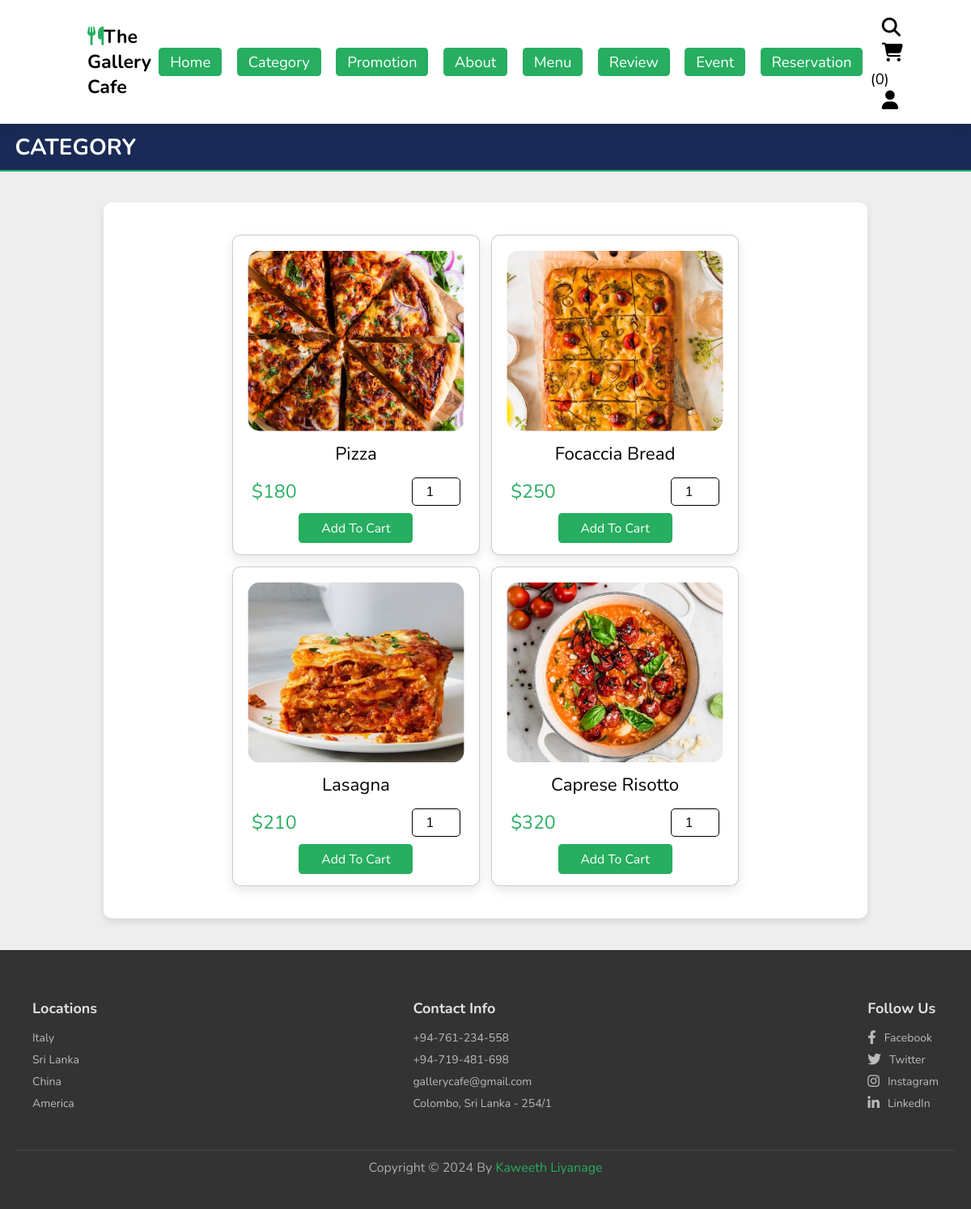
Page /category.php?category=Italian Cuisine on the committed database.
### tables this page shows
CREATE TABLE `products` (
  `id` int(100) NOT NULL,
  `name` varchar(100) NOT NULL,
  `category` varchar(100) NOT NULL,
  `price` int(10) NOT NULL,
  `description` varchar(100) NOT NULL,
  `image` varchar(100) NOT NULL
);

### category.php (the view, shortened to what this page needs)
<?php
include 'components/add_cart.php';
?>
<!DOCTYPE html>
<html lang="en">
<head>
   <link rel="stylesheet" href="https://cdnjs.cloudflare.com/ajax/libs/font-awesome/6.1.1/css/all.min.css">
   <link rel="stylesheet" href="css/style.css">
</head>
<body>
<?php include 'components/user_header.php'; ?>
<div class="head">
   <h3>Category</h3>
</div>
<section class="products" id="category">
<div class="box-container">
<?php
    if (isset($_GET['category'])) {
        $category = $_GET['category'];
        $select_products = $conn->prepare("SELECT * FROM `products` WHERE category = ?");
        $select_products->execute([$category]);
        if ($select_products->rowCount() > 0) {
            while ($fetch_products = $select_products->fetch(PDO::FETCH_ASSOC)) {
                ?>
                <form action="" method="post" class="box">
                    <img src="uploaded_img/<?= $fetch_products['image']; ?>" alt="">
                    <div class="name"><?= $fetch_products['name']; ?></div>
                    <div class="flex">
                        <div class="price"><span>$</span><?= $fetch_products['price']; ?></div>
                        <input type="number" name="qty" class="qty" min="1" max="99" value="1" maxlength="2">
                    </div>
                    <button type="submit" class="btn" name="add_to_cart">add to cart</> </button>
                </form>
                <?php
            }
        } else {
            echo '<p class="empty">no products added yet!</p>';
        }
    }
    ?>
</div>
</section>
<?php include 'components/footer.php'; ?>
</body>
</html>

### components/user_header.php (shortened to what this page needs)
<?php
include 'connect.php';
?>
<header class="header">
   <section class="flex">
      <a href="#" class="logo"><i class="fas fa-utensils"></i>The Gallery Cafe</a>
      <nav class="navbar">
         <a class="nav-link active" href="home.php#home">home</a>
         <a class="nav-link" href="#category">category</a>
         <a class="nav-link" href="promotion.php#promotion">promotion</a>
         <a class="nav-link" href="about.php#about">about</a>
         <a class="nav-link" href="menu.php#products">menu</a>
         <a class="nav-link" href="review.php#review">review</a>
         <a class="nav-link" href="event.php#event">event</a>
         <a class="nav-link" href="reservation.php#reservation">reservation</a>
      </nav>
      <div class="icons">
         <?php
            $count_cart_items = $conn->prepare("SELECT * FROM `cart` WHERE user_id = ?");
            $count_cart_items->execute([$user_id]);
            $total_cart_items = $count_cart_items->rowCount();
         ?>
         <a href="search.php"><i class="fas fa-search"></i></a>
         <a href="cart.php"><i class="fas fa-shopping-cart"></i><span>(<?= $total_cart_items; ?>)</span></a>
         <div id="user-btn" class="fas fa-user"></div>
      </div>
   </section>
</header>

### components/footer.php
<footer class="footer" id="contact">
    <div class="footer-container">
        <div class="footer-section">
            <h3>Locations</h3>
            <ul>
                <li><a href="#">Italy</a></li>
                <li><a href="#">Sri Lanka</a></li>
                <li><a href="#">China</a></li>
                <li><a href="#">America</a></li>
            </ul>
        </div>
        <div class="footer-section">
            <h3>Contact Info</h3>
            <ul>
                <li><a href="tel:+94761234558">+94-761-234-558</a></li>
                <li><a href="tel:+94719481698">+94-719-481-698</a></li>
                <li><a href="mailto:gallerycafe@gmail.com">gallerycafe@gmail.com</a></li>
                <li><span>Colombo, Sri Lanka - 254/1</span></li>
            </ul>
        </div>
        <div class="footer-section">
            <h3>Follow Us</h3>
            <a href="#"><i class="fab fa-facebook-f"></i> Facebook</a>
            <a href="#"><i class="fab fa-twitter"></i> Twitter</a>
            <a href="#"><i class="fab fa-instagram"></i> Instagram</a>
            <a href="#"><i class="fab fa-linkedin-in"></i> LinkedIn</a>
        </div>
    </div>
    <div class="credit"> Copyright &copy; 2024 By <span>Kaweeth Liyanage</span> </div>
</footer>

### css/style.css (style rules this page uses)
:root { --green:#27ae60; --black:#000000; --red:#ca261b; --light-color:#777; --white:#ffffff; --blue:#192a56; --box-shadow:0 .5rem 1.5rem rgba(0,0,0,.1); --border:.2rem solid var(--black); }
* { font-family: 'Nunito', sans-serif; margin:0; padding:0; box-sizing: border-box; text-decoration: none; outline: none; border:none; transition: all .2s linear; }
html { font-size: 62.5%; overflow-x: hidden; scroll-padding-top: 5.5rem; scroll-behavior: smooth; }
section { padding:2rem 9%; }
.btn, .delete-btn { margin-top: 1rem; display: inline-block; font-size: 1.7rem; color:#fff; background: var(--green); border-radius: .5rem; cursor: pointer; padding:.8rem 3rem; text-transform: capitalize; }
.header { position: sticky; top:0; left:0; right:0; z-index: 1000; box-shadow: var(--box-shadow); background: #fff; text-transform: capitalize; }
.header .flex { display: flex; align-items: center; justify-content: space-between; position: relative; }
.header .flex .logo { font-size: 2.5rem; color:var(--black); font-weight: bolder; }
.header .flex .logo i { font-size: 2.5rem; color:var(--green); }
.header .flex .navbar a { font-size: 2rem; color:var(--light-color); margin:0 1rem; border-radius: .5rem; padding:.5rem 1.5rem; }
header .flex .navbar a.active, .header .flex .navbar a:hover { color:#fff; background: var(--green); }
.header .flex .icons > * { margin-left: 1.5rem; font-size: 2.5rem; color:var(--black); cursor: pointer; }
.header .flex .icons span { font-size: 2rem; }
.footer { background-color: #333; color: #fff; padding: 40px 20px; font-size: 14px; }
.footer-container { display: flex; justify-content: space-between; max-width: 1200px; margin: 0 auto; padding: 20px; }
.footer-section h3 { margin-bottom: 15px; font-size: 18px; color: #e2e2e2; }
.footer-section ul { list-style: none; padding: 0; }
.footer-section ul li a, .footer-section ul li span, .footer-section a { color: #bbb; display: block; margin-bottom: 8px; transition: color 0.3s; text-decoration: none; display: flex; align-items: center; }
.footer-section i { margin-right: 10px; font-size: larger; }
.credit { text-align: center; margin-top: 20px; padding-top: 10px; font-size: 16px; color: #aaa; border-top: 1px solid rgba(255, 255, 255, 0.1); }
.credit span { color: var(--green); }
.products { background: #eee; }
.products .box-container { display: grid; gap:1.5rem; justify-content: center; align-items: flex-start; grid-template-columns: repeat(auto-fit, 33rem); padding: 40px 20px; background: #fff; box-shadow: 0 4px 8px rgba(0, 0, 0, 0.1); border-radius: 10px; margin: 20px; text-align: center; }
.products .box-container .box { border:.1rem solid rgba(0,0,0,.2); box-shadow: var(--box-shadow); padding:1.5rem; border-radius: 10px; overflow: hidden; transition: all 0.3s ease; position: relative; background: var(--white); }
.products .box-container .box img { height: 25rem; padding:.5rem; overflow: hidden; position: relative; width: 100%; border-radius: 2rem; object-fit: cover; }
.products .box-container .box .name { font-size: 2.4rem; color:var(--black); margin: 0.5rem 0; }
.products .box-container .box .flex { display: flex; align-items: center; gap:1rem; margin-top: 1.5rem; }
.products .box-container .box .flex .price { margin-right: auto; font-size: 2.5rem; color:var(--green); margin-left: 1rem; }
.products .box-container .box .flex .price span { color:var(--green); font-size: 2.5rem; }
.products .box-container .box .flex .qty { font-size: 1.8rem; color:var(--black); width: 60px; padding: 5px; border: 1px solid var(--black); border-radius: 5px; text-align: center; margin-right: 1rem; }
.head { display: flex; align-items: center; justify-content: space-between; background-color: var(--blue); padding: 1rem 2rem; border-bottom: 2px solid var(--green); }
.head h3 { font-size: 3rem; color: var(--white); text-transform: uppercase; margin: 0; }
@media (max-width: 1366px) { html { font-size: 58%; } }
@media (max-width: 1366px) { .header .flex .navbar { display: flex; justify-content: space-around; } }

### rows in the picture
products: image (picture), name "Pizza", price "180"
products: image (picture), name "Focaccia Bread", price "250"
products: image (picture), name "Lasagna", price "210"
products: image (picture), name "Caprese Risotto", price "320"

### other values in the picture
$total_cart_items "0"
